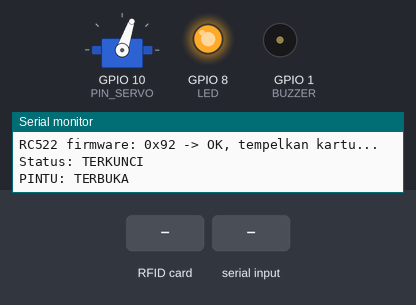
A sketch run on a simulated ESP32-C3. Parts: servo, output pins drawn as LEDs (lit = HIGH), buzzer (waves = sounding, pin HIGH), the last lines printed to the serial monitor. Wiring (inferred from the names in the program): IR receiver: data GPIO 0. The test bench sets the inputs (shaded band). WiFi joins after 1.5 s; servers stay silent unless stated; uploads are accepted with an empty reply; servo pulses on a pin are drawn as a servo (544–2400 µs = 0–180°).

Above: at 2.8 s.
2.9 s: RFID card E8 1B 53 77 held to the reader
At 4.1 s:
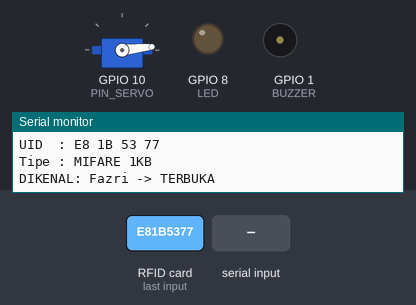
4.7 s: "=\n" received over Serial
At 5.7 s:
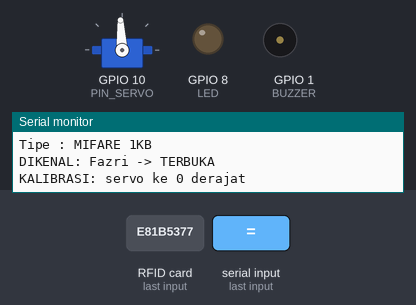
6.2 s: RFID card D1 A5 A4 66 held to the reader
At 6.7 s:
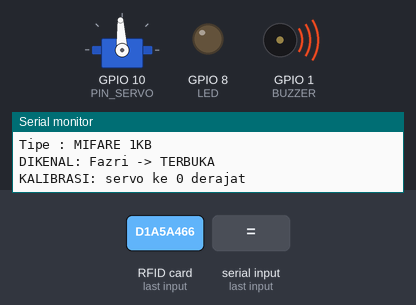
9.1 s: "30,150\n" received over Serial
At 9.4 s:
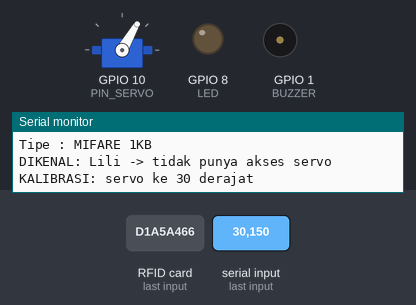
10.6 s: RFID card FF BD A0 02 held to the reader
At 10.9 s:
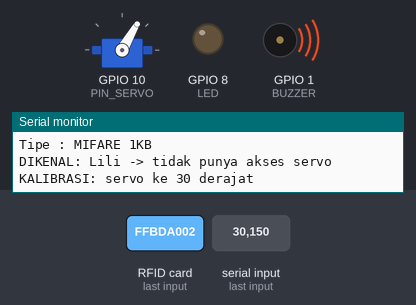
12.8 s: "5\n" received over Serial
At 13.8 s:
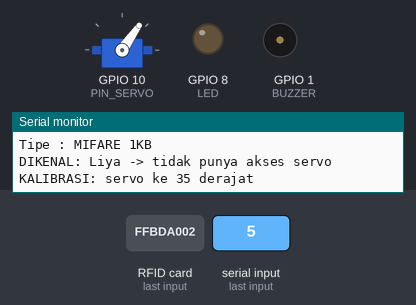
Timing chart, 0 to 61.6 s (numbered marks = the images above; inputs shaded):
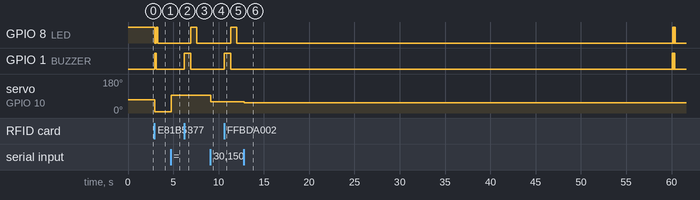

The sketch:

door_lock.ino
```cpp
#include <SPI.h>
#include <MFRC522.h>
#include "liliya_net.h"

// Wiring RC522 -> ESP32-C3
#define PIN_SCK   4
#define PIN_MISO  5
#define PIN_MOSI  6
#define PIN_SS    7   // SDA di modul
#define PIN_RST   3
#define LED       8   // LED bawaan (aktif LOW)
#define PIN_SERVO 10  // sinyal servo MG946R (daya dari charger 5V terpisah)
#define BUZZER    1   // buzzer aktif (+ ke GPIO 1, - ke GND)
#define PIN_IR    0   // OUT sensor IR (VCC ke 3V3): LOW = ada benda = pintu tertutup

// Sudut relatif terhadap titik tengah servo (0 = 1500us):
// "-" = arah buka, "+" = arah tutup
#define ANGLE_LOCK   20    // posisi terkunci (slot menutup), LED mati
#define ANGLE_OPEN   80    // posisi terbuka (kunci + 60 derajat), LED menyala
#define MOVE_MS      700   // waktu servo bergerak, setelah itu PWM dilepas
#define SERVO_MIN_US 500   // pulsa untuk 0 derajat
#define SERVO_MAX_US 2500  // pulsa untuk 180 derajat
#define SERVO_BITS   14

// Satu-satunya kartu yang boleh membuka/mengunci servo
#define OWNER_UID "E8 1B 53 77"   // Fazri (kartu putih)

#define AUTOLOCK_MS      3000    // kunci otomatis setelah pintu tertutup selama ini
#define REMIND_AFTER_MS  60000   // pintu terbuka lebih lama dari ini -> pengingat
#define REMIND_EVERY_MS  10000   // jarak antar bunyi pengingat

MFRC522 rfid(PIN_SS, PIN_RST);
unsigned long detachAt = 0;
bool isOpen = false;
int currentAngle = ANGLE_LOCK;
bool doorClosed = false;
unsigned long irChangedAt = 0;
bool doorOpenedSinceUnlock = false;   // kunci otomatis hanya setelah pintu benar-benar dibuka
unsigned long doorChangedAt = 0, lastReminder = 0;

// Kartu yang dikenal: tempel UID dari Serial Monitor ke sini
struct Card { const char *uid; const char *name; };
Card known[] = {
  {"E8 1B 53 77", "Fazri"},  // kartu putih
  {"D1 A5 A4 66", "Lili"},   // gantungan kunci
  {"FF BD A0 02", "Liya"},   // kartu Jakarta Tourist
};
const int KNOWN_COUNT = sizeof(known) / sizeof(known[0]);

String uidToString(const MFRC522::Uid &u) {
  String s;
  for (byte i = 0; i < u.size; i++) {
    if (u.uidByte[i] < 0x10) s += "0";
    s += String(u.uidByte[i], HEX);
    if (i < u.size - 1) s += " ";
  }
  s.toUpperCase();
  return s;
}

const char *lookup(const String &uid) {
  for (int i = 0; i < KNOWN_COUNT; i++)
    if (uid == known[i].uid) return known[i].name;
  return nullptr;
}

// Bunyikan buzzer sekaligus kedipkan LED
void beep(int times, int ms) {
  for (int i = 0; i < times; i++) {
    digitalWrite(BUZZER, HIGH); digitalWrite(LED, LOW);  delay(ms);
    digitalWrite(BUZZER, LOW);  digitalWrite(LED, HIGH); delay(ms);
  }
  digitalWrite(LED, isOpen ? LOW : HIGH);
}

// Gerakkan servo lalu lepas PWM setelah MOVE_MS supaya tidak terus menahan
// beban (mencegah arus stall melebihi kemampuan charger 2A).
// Pakai LEDC langsung: ESP32Servo selalu mengirim pulsa 90 derajat saat attach,
// membuat servo menyentak ke tengah sebelum ke sudut tujuan.
void moveServo(int angle) {
  uint32_t us = map(-angle, -90, 90, SERVO_MIN_US, SERVO_MAX_US);
  ledcWrite(PIN_SERVO, us * ((1 << SERVO_BITS) - 1) / 20000);
  currentAngle = angle;
  detachAt = millis() + MOVE_MS;
}

// Kalibrasi via Serial: "+3" = 3 derajat ke arah tutup, "-3" = ke arah buka,
// "=-30" = langsung ke -30 derajat, "?" = tampilkan posisi tanpa bergerak
void handleSerial() {
  if (!Serial.available()) return;
  String cmd = Serial.readStringUntil('\n');
  cmd.trim();
  if (cmd.length() == 0) return;
  if (cmd == "?") {
    Serial.printf("POSISI: %d derajat, status %s, pintu %s\n", currentAngle,
                  isOpen ? "TERBUKA" : "TERKUNCI", doorClosed ? "TERTUTUP" : "TERBUKA");
    if (WiFi.status() == WL_CONNECTED)
      Serial.printf("WIFI: terhubung %s, IP %s, sinyal %d dBm\n", WIFI_SSID, WiFi.localIP().toString().c_str(), WiFi.RSSI());
    else
      Serial.printf("WIFI: belum terhubung ke %s (status %d)\n", WIFI_SSID, WiFi.status());
    return;
  }
  int angle = (cmd[0] == '=') ? cmd.substring(1).toInt() : currentAngle + cmd.toInt();
  angle = constrain(angle, -90, 90);
  moveServo(angle);
  Serial.printf("KALIBRASI: servo ke %d derajat\n", angle);
}

// Baca sensor IR dengan debounce 150ms supaya pantulan yang berkedip di batas
// jangkauan tidak membuat status pintu bolak-balik
void serviceDoor() {
  bool closedNow = digitalRead(PIN_IR) == LOW;
  if (closedNow == doorClosed) { irChangedAt = 0; return; }
  if (!irChangedAt) { irChangedAt = millis(); return; }
  if (millis() - irChangedAt < 150) return;
  doorClosed = closedNow;
  irChangedAt = 0;
  doorChangedAt = millis();
  lastReminder = 0;
  if (isOpen && !doorClosed) doorOpenedSinceUnlock = true;
  Serial.printf("PINTU: %s\n", doorClosed ? "TERTUTUP" : "TERBUKA");
  netEvent(doorClosed ? "door_closed" : "door_open", !isOpen, doorClosed);
}

void unlock(const char *by, const char *cmdId = "") {
  isOpen = true;
  // Jika pintu sudah terbuka saat kunci dibuka, transisi tutup->buka tidak
  // akan pernah terlihat; anggap sudah dibuka agar kunci otomatis tetap jalan
  doorOpenedSinceUnlock = !doorClosed;
  moveServo(ANGLE_OPEN);
  beep(1, 150);             // buka: bip pendek sekali
  Serial.printf("TERBUKA (%s)\n", by);
  netEvent("unlock", false, doorClosed, by, "", cmdId);
}

void lock(const char *by, const char *cmdId = "") {
  isOpen = false;
  doorOpenedSinceUnlock = false;
  moveServo(ANGLE_LOCK);
  beep(2, 80);
  Serial.printf("TERKUNCI (%s)\n", by);
  netEvent("lock", true, doorClosed, by, "", cmdId);
}

// Slot kunci jangan menutup saat pintu masih terbuka
void rejectLock(const char *by, const char *cmdId = "") {
  beep(1, 700);
  Serial.printf("DITOLAK (%s): pintu masih terbuka\n", by);
  netEvent("lock_rejected", false, doorClosed, by, "", cmdId);
}

// Perintah dari aplikasi Liliya / suara Budi
void handleCommands() {
  NetCmd c;
  while (netNextCmd(c)) {
    if (!strcmp(c.cmd, "unlock")) {
      if (isOpen) netEvent("unlock", false, doorClosed, c.by, "", c.id);   // sudah terbuka
      else unlock(c.by, c.id);
    } else if (!strcmp(c.cmd, "lock")) {
      if (!isOpen) netEvent("lock", true, doorClosed, c.by, "", c.id);     // sudah terkunci
      else if (!doorClosed) rejectLock(c.by, c.id);
      else lock(c.by, c.id);
    }
  }
}

// Kunci otomatis setelah pintu ditutup, dan pengingat jika pintu lama terbuka
void serviceDoorLogic() {
  unsigned long now = millis();
  if (isOpen && doorOpenedSinceUnlock && doorClosed && now - doorChangedAt >= AUTOLOCK_MS)
    lock("otomatis");

  // Pengingat hanya saat kunci terbuka; jika sudah terkunci tidak ada yang lupa ditutup
  if (isOpen && !doorClosed && now - doorChangedAt >= REMIND_AFTER_MS &&
      (!lastReminder || now - lastReminder >= REMIND_EVERY_MS)) {
    if (!lastReminder) netEvent("reminder", !isOpen, doorClosed);   // laporkan sekali per kejadian
    lastReminder = now;
    beep(3, 60);
    Serial.printf("PERINGATAN: pintu terbuka %lu detik\n", (now - doorChangedAt) / 1000);
  }
}

void serviceServo() {
  if (detachAt && millis() >= detachAt) { ledcWrite(PIN_SERVO, 0); detachAt = 0; }
}

// Kartu yang ditahan menempel akan terbaca berulang; tunggu sampai kartu
// diangkat (3x berturut-turut tidak menjawab) supaya satu tap = satu aksi
void waitCardRemoved() {
  int absent = 0;
  while (absent < 3) {
    byte atqa[2], len = sizeof(atqa);
    if (rfid.PICC_WakeupA(atqa, &len) == MFRC522::STATUS_OK) {
      absent = 0;
      rfid.PICC_HaltA();
    } else {
      absent++;
    }
    serviceServo();
    serviceDoor();
    serviceDoorLogic();
    delay(100);
  }
}

void setup() {
  Serial.begin(115200);
  // Tanpa terminal yang membaca, print di USB-CDC menunggu ~100ms per baris
  // dan membuat respon tap terasa lambat; buang saja output jika tidak dibaca
  Serial.setTxTimeoutMs(0);
  pinMode(LED, OUTPUT);
  digitalWrite(LED, HIGH);
  pinMode(BUZZER, OUTPUT);
  digitalWrite(BUZZER, LOW);
  pinMode(PIN_IR, INPUT_PULLUP);
  doorClosed = digitalRead(PIN_IR) == LOW;
  delay(1500);

  SPI.begin(PIN_SCK, PIN_MISO, PIN_MOSI, PIN_SS);
  rfid.PCD_Init();
  delay(50);

  ledcAttach(PIN_SERVO, 50, SERVO_BITS);
  ledcWrite(PIN_SERVO, 0);   // belum ada pulsa sampai sudut pertama ditulis
  moveServo(ANGLE_LOCK);

  byte v = rfid.PCD_ReadRegister(MFRC522::VersionReg);
  Serial.printf("\nRC522 firmware: 0x%02X ", v);
  if (v == 0x00 || v == 0xFF) Serial.println("-> TIDAK TERDETEKSI, cek kabel!");
  else Serial.println("-> OK, tempelkan kartu...");
  Serial.println("Status: TERKUNCI");
  Serial.printf("PINTU: %s\n", doorClosed ? "TERTUTUP" : "TERBUKA");

  netBegin();
  netEvent("boot", true, doorClosed);
}

void loop() {
  serviceServo();
  serviceDoor();
  serviceDoorLogic();
  handleSerial();
  handleCommands();

  if (!rfid.PICC_IsNewCardPresent() || !rfid.PICC_ReadCardSerial()) {
    delay(50);
    return;
  }

  String uid = uidToString(rfid.uid);
  MFRC522::PICC_Type type = rfid.PICC_GetType(rfid.uid.sak);
  const char *name = lookup(uid);

  // Aksi dulu (servo + buzzer), baru log ke Serial
  bool rejectedLock = false;
  if (uid == OWNER_UID) {
    if (!isOpen) {
      unlock(name);
    } else if (!doorClosed) {
      rejectedLock = true;
      rejectLock(name);
    } else {
      lock(name);
    }
  } else if (name) {
    beep(1, 700);               // ditolak: biiip panjang
    netEvent("denied_card", !isOpen, doorClosed, name);
  } else {
    beep(3, 100);               // asing: bip-bip-bip cepat
    netEvent("unknown_card", !isOpen, doorClosed, "", uid.c_str());
  }

  Serial.println("--------------------------------");
  Serial.printf("UID  : %s\n", uid.c_str());
  Serial.print("Tipe : ");
  Serial.println(rfid.PICC_GetTypeName(type));
  if (rejectedLock)
    Serial.printf("DIKENAL: %s -> DITOLAK, pintu masih terbuka\n", name);
  else if (uid == OWNER_UID)
    Serial.printf("DIKENAL: %s -> %s\n", name, isOpen ? "TERBUKA" : "TERKUNCI");
  else if (name)
    Serial.printf("DIKENAL: %s -> tidak punya akses servo\n", name);
  else
    Serial.println("TIDAK DIKENAL");

  rfid.PICC_HaltA();
  rfid.PCD_StopCrypto1();
  waitCardRemoved();
}
```

liliya_net.h
```cpp
// Koneksi kunci pintu ke server Liliya/Budi (STB).
// Jaringan berjalan di task FreeRTOS sendiri supaya kartu, sensor pintu, dan
// kunci otomatis di loop() tetap jalan walaupun WiFi/server mati.
#pragma once
#include <WiFi.h>
#include <HTTPClient.h>
#include <ArduinoJson.h>
#include "secrets.h"   // WIFI_SSID, WIFI_PASS, LILIYA_URL, DEVICE_TOKEN (tidak ikut dibagikan)

struct NetEvent {
  char type[16];
  char by[24];
  char uid[24];
  char cmdId[16];
  bool locked;
  bool doorClosed;
};

struct NetCmd {
  char cmd[8];
  char id[16];
  char by[24];
};

static QueueHandle_t evQueue, cmdQueue;

// Antrekan kejadian untuk dikirim; jika antrean penuh kejadian dibuang
// daripada menahan loop()
void netEvent(const char *type, bool locked, bool doorClosed,
              const char *by = "", const char *uid = "", const char *cmdId = "") {
  NetEvent e = {};
  strlcpy(e.type, type, sizeof e.type);
  strlcpy(e.by, by, sizeof e.by);
  strlcpy(e.uid, uid, sizeof e.uid);
  strlcpy(e.cmdId, cmdId, sizeof e.cmdId);
  e.locked = locked;
  e.doorClosed = doorClosed;
  xQueueSend(evQueue, &e, 0);
}

bool netNextCmd(NetCmd &c) {
  return xQueueReceive(cmdQueue, &c, 0) == pdTRUE;
}

static void eventTask(void *) {
  NetEvent e;
  for (;;) {
    if (xQueuePeek(evQueue, &e, portMAX_DELAY) != pdTRUE) continue;
    if (WiFi.status() != WL_CONNECTED) { vTaskDelay(pdMS_TO_TICKS(1000)); continue; }

    JsonDocument doc;
    doc["type"] = e.type;
    doc["locked"] = e.locked;
    doc["door_closed"] = e.doorClosed;
    if (*e.by) doc["by"] = e.by;
    if (*e.uid) doc["uid"] = e.uid;
    if (*e.cmdId) doc["cmd_id"] = e.cmdId;
    String body;
    serializeJson(doc, body);

    HTTPClient http;
    http.begin(String(LILIYA_URL) + "/api/door-device/event");
    http.addHeader("Content-Type", "application/json");
    http.addHeader("X-Device-Token", DEVICE_TOKEN);
    http.setTimeout(5000);
    int code = http.POST(body);
    http.end();

    // 4xx tidak akan berhasil walau diulang; selain itu coba lagi nanti
    if (code >= 200 && code < 500) xQueueReceive(evQueue, &e, 0);
    else vTaskDelay(pdMS_TO_TICKS(2000));
  }
}

// Long-poll perintah dari aplikasi/suara; sekaligus menjadi tanda online
static void cmdTask(void *) {
  for (;;) {
    if (WiFi.status() != WL_CONNECTED) { vTaskDelay(pdMS_TO_TICKS(1000)); continue; }
    HTTPClient http;
    http.begin(String(LILIYA_URL) + "/api/door-device/command?wait=20");
    http.addHeader("X-Device-Token", DEVICE_TOKEN);
    http.setTimeout(25000);
    int code = http.GET();
    if (code == 200) {
      JsonDocument doc;
      if (!deserializeJson(doc, http.getString()) && doc["cmd"].is<const char *>()) {
        NetCmd c = {};
        strlcpy(c.cmd, doc["cmd"], sizeof c.cmd);
        strlcpy(c.id, doc["id"] | "", sizeof c.id);
        strlcpy(c.by, doc["by"] | "Aplikasi", sizeof c.by);
        xQueueSend(cmdQueue, &c, 0);
      }
    }
    http.end();
    if (code != 200) vTaskDelay(pdMS_TO_TICKS(3000));
  }
}

void netBegin() {
  evQueue = xQueueCreate(16, sizeof(NetEvent));
  cmdQueue = xQueueCreate(4, sizeof(NetCmd));
  WiFi.mode(WIFI_STA);
  WiFi.setAutoReconnect(true);
  WiFi.begin(WIFI_SSID, WIFI_PASS);
  xTaskCreate(eventTask, "liliya_ev", 6144, nullptr, 1, nullptr);
  xTaskCreate(cmdTask, "liliya_cmd", 6144, nullptr, 1, nullptr);
}
```

secrets.example.h
```cpp
// Salin menjadi secrets.h lalu isi. secrets.h tidak ikut di-commit (.gitignore).
// Token: isi dari data/door_lock_token.json di server Liliya.
#pragma once
#define WIFI_SSID    "Lili"
#define WIFI_PASS    "ISI_PASSWORD_WIFI"
#define LILIYA_URL   "http://192.168.1.5:8080"
#define DEVICE_TOKEN "ISI_TOKEN_DARI_SERVER"
```

Measured:
- after the input at 2.9 s, GPIO 8 (LED): HIGH → LOW after 0.06 s, → HIGH 0.15 s later, → LOW 0.15 s later; GPIO 1 (BUZZER): LOW → HIGH after 0.06 s, → LOW 0.15 s later; servo on GPIO 10 (PIN_SERVO): 71° → 6° after 0.06 s
- after the input at 4.7 s, servo on GPIO 10 (PIN_SERVO): 6° → 93° after 0.07 s
- after the input at 6.2 s, GPIO 8 (LED): LOW → HIGH after 0.71 s, → LOW 0.70 s later; GPIO 1 (BUZZER): LOW → HIGH at once, → LOW 0.70 s later
- after the input at 9.1 s, servo on GPIO 10 (PIN_SERVO): 93° → 60° at once
- after the input at 10.6 s, GPIO 8 (LED): LOW → HIGH after 0.73 s, → LOW 0.70 s later; GPIO 1 (BUZZER): LOW → HIGH at once, → LOW 0.70 s later
- after the input at 12.8 s, servo on GPIO 10 (PIN_SERVO): 60° → 55° after 0.06 s
